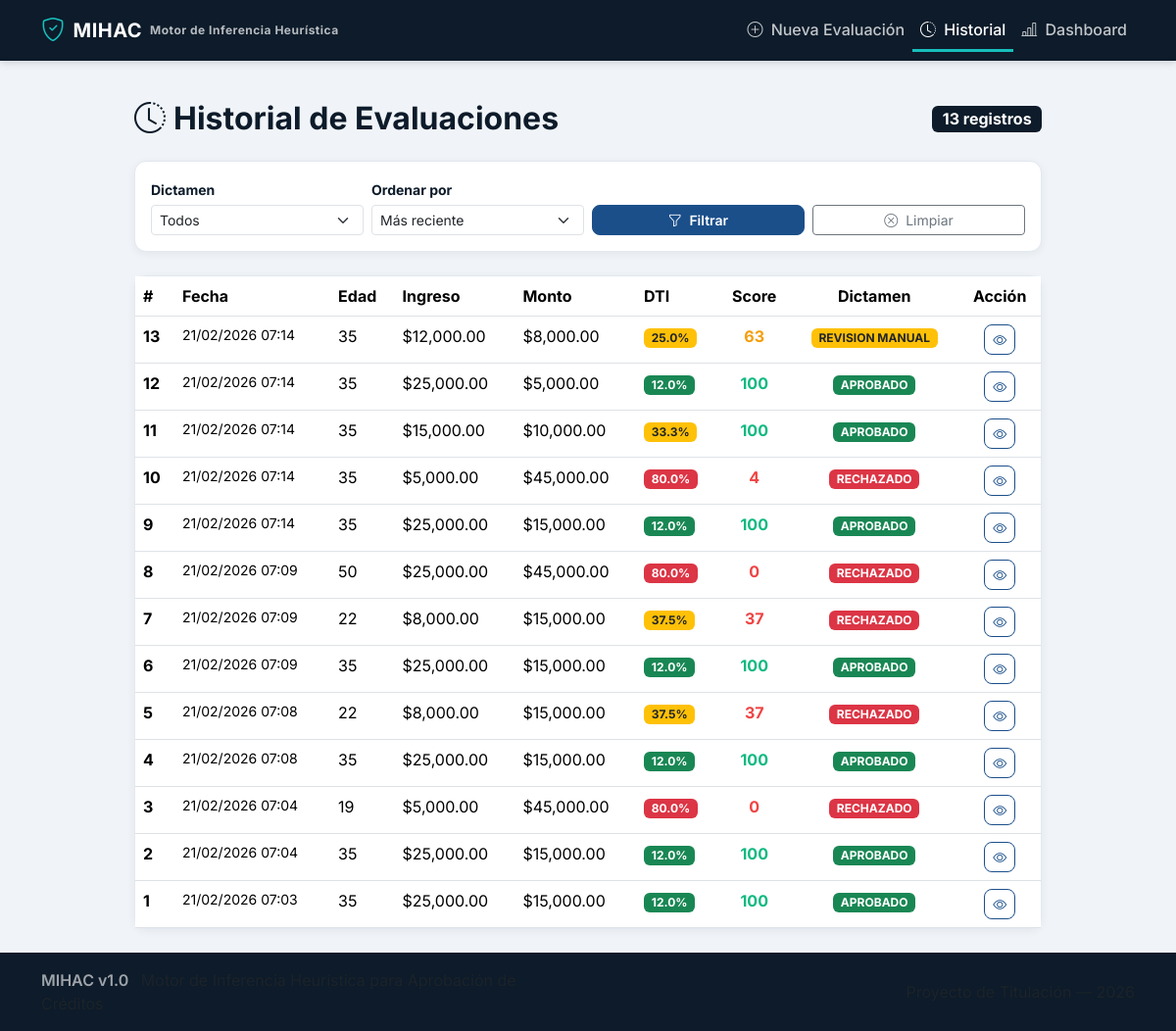
Page /historial on the earlier database version.
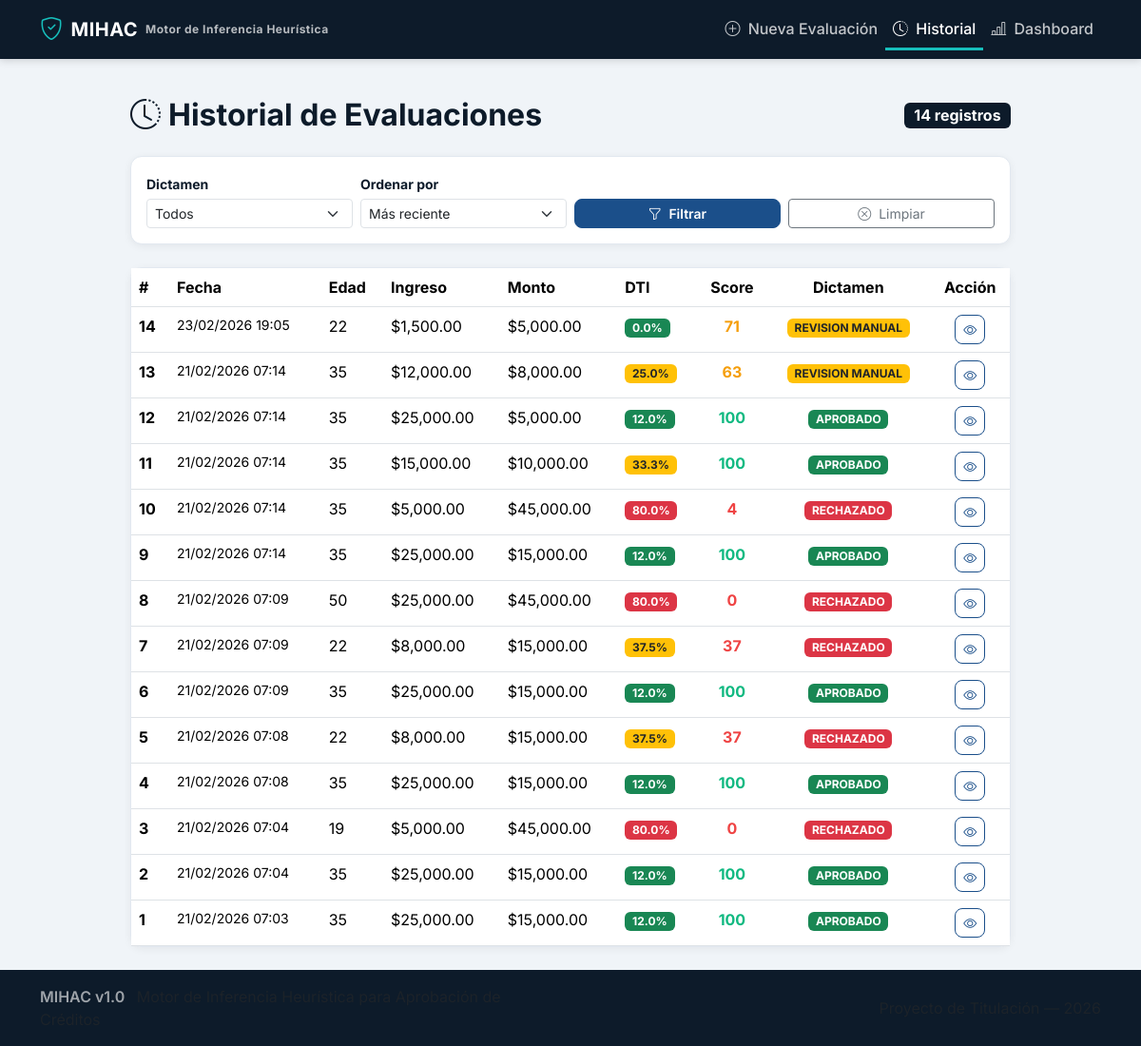
Same page on the later database version.
### app/models.py (models this page shows, shortened)
class Evaluacion(db.Model):
    __tablename__ = "evaluaciones"
    id = db.Column(db.Integer, primary_key=True)
    timestamp = db.Column(
        db.DateTime, default=datetime.utcnow, nullable=False
    )
    edad = db.Column(db.Integer, nullable=False)
    ingreso_mensual = db.Column(db.Float, nullable=False)
    total_deuda_actual = db.Column(db.Float, nullable=False)
    historial_crediticio = db.Column(
        db.Integer, nullable=False
    )  # 0=Malo, 1=Neutro, 2=Bueno
    antiguedad_laboral = db.Column(db.Integer, nullable=False)
    numero_dependientes = db.Column(db.Integer, nullable=False)
    tipo_vivienda = db.Column(db.String(20), nullable=False)
    proposito_credito = db.Column(db.String(20), nullable=False)
    monto_credito = db.Column(db.Float, nullable=False)
    score_final = db.Column(db.Integer, nullable=False)
    dti_ratio = db.Column(db.Float, nullable=False)
    dti_clasificacion = db.Column(db.String(20), nullable=False)
    dictamen = db.Column(
        db.String(20), nullable=False
    )  # APROBADO, RECHAZADO, REVISION_MANUAL
    umbral_aplicado = db.Column(db.Integer, nullable=False)
    reglas_activadas = db.Column(
        db.Text, nullable=False, default="[]"
    )  # JSON string
    sub_scores = db.Column(
        db.Text, nullable=False, default="{}"
    )  # JSON string
    reporte_explicacion = db.Column(db.Text, nullable=False)
    analista_usuario = db.Column(
        db.String(50), nullable=True
    )
    notas_adicionales = db.Column(db.Text, nullable=True)

### app/routes.py (the view)
@main.route("/historial")
def historial():
    filtro_dictamen = request.args.get("dictamen", "").strip()
    filtro_orden = request.args.get("orden", "reciente").strip()
    pagina = request.args.get("page", 1, type=int)
    query = Evaluacion.query
    if filtro_dictamen in ("APROBADO", "RECHAZADO", "REVISION_MANUAL"):
        query = query.filter(Evaluacion.dictamen == filtro_dictamen)
    orden_map = {
        "reciente": Evaluacion.timestamp.desc(),
        "antiguo": Evaluacion.timestamp.asc(),
        "score_alto": Evaluacion.score_final.desc(),
        "score_bajo": Evaluacion.score_final.asc(),
    }
    orden = orden_map.get(filtro_orden, Evaluacion.timestamp.desc())
    query = query.order_by(orden)
    total = query.count()
    paginas = max(1, (total + PER_PAGE - 1) // PER_PAGE)
    pagina = max(1, min(pagina, paginas))
    evaluaciones = query.offset((pagina - 1) * PER_PAGE).limit(PER_PAGE).all()
    return render_template(
        "historial.html",
        evaluaciones=evaluaciones,
        total=total,
        pagina=pagina,
        paginas=paginas,
        filtro_dictamen=filtro_dictamen,
        filtro_orden=filtro_orden,
    )

### app/utils.py (called while the page is built)
def formato_moneda(valor: float) -> str:
    return f"${valor:,.2f}"

def color_dictamen(dictamen: str) -> str:
    colores = {
        "APROBADO": "#10B981",
        "RECHAZADO": "#EF4444",
        "REVISION_MANUAL": "#F59E0B",
    }
    return colores.get(dictamen, "#64748B")

def clase_badge_dictamen(dictamen: str) -> str:
    clases = {
        "APROBADO": "bg-success",
        "RECHAZADO": "bg-danger",
        "REVISION_MANUAL": "bg-warning text-dark",
    }
    return clases.get(dictamen, "bg-secondary")

### app/templates/historial.html (shortened to what this page needs)
{% extends "base.html" %}
{% block content %}
<div class="row justify-content-center">
    <div class="col-lg-11 col-xl-10">
        <div class="d-flex justify-content-between align-items-center mb-4 flex-wrap gap-2">
            <h2 class="text-mihac-navy fw-bold mb-0">
                <i class="bi bi-clock-history me-2"></i>Historial de Evaluaciones
            </h2>
            <span class="badge bg-mihac-navy fs-6">{{ total }} registro{{ "s" if total != 1 else "" }}</span>
        </div>
        <div class="card mb-4">
            <div class="card-body py-3">
                <form method="GET" action="{{ url_for('main.historial') }}" class="row g-2 align-items-end">
                    <div class="col-md-3">
                        <label class="form-label small fw-bold">Dictamen</label>
                        <select name="dictamen" class="form-select form-select-sm">
                            <option value="">Todos</option>
                        </select>
                    </div>
                    <div class="col-md-3">
                        <label class="form-label small fw-bold">Ordenar por</label>
                        <select name="orden" class="form-select form-select-sm">
                            <option value="reciente" {{ "selected" if filtro_orden == "reciente" }}>Más reciente</option>
                        </select>
                    </div>
                    <div class="col-md-3">
                        <button type="submit" class="btn btn-primary btn-sm w-100">
                            <i class="bi bi-funnel me-1"></i> Filtrar
                        </button>
                    </div>
                    <div class="col-md-3">
                        <a href="{{ url_for('main.historial') }}" class="btn btn-outline-secondary btn-sm w-100">
                            <i class="bi bi-x-circle me-1"></i> Limpiar
                        </a>
                    </div>
                </form>
            </div>
        </div>
        {% if evaluaciones %}
        <div class="card">
            <div class="table-responsive">
                <table class="table table-mihac table-hover mb-0">
                    <thead>
                        <tr>
                            <th>#</th>
                            <th>Fecha</th>
                            <th>Edad</th>
                            <th>Ingreso</th>
                            <th>Monto</th>
                            <th>DTI</th>
                            <th class="text-center">Score</th>
                            <th class="text-center">Dictamen</th>
                            <th class="text-center">Acción</th>
                        </tr>
                    </thead>
                    <tbody>
                        {% for ev in evaluaciones %}
                        <tr>
                            <td class="fw-bold">{{ ev.id }}</td>
                            <td class="small">{{ ev.timestamp.strftime('%d/%m/%Y %H:%M') }}</td>
                            <td>{{ ev.edad }}</td>
                            <td>{{ ev.ingreso_mensual | moneda }}</td>
                            <td>{{ ev.monto_credito | moneda }}</td>
                            <td>
                                <span class="badge {{ 'bg-success' if ev.dti_ratio < 0.25 else ('bg-warning text-dark' if ev.dti_ratio < 0.40 else 'bg-danger') }}">
                                    {{ "%.1f"|format(ev.dti_ratio * 100) }}%
                                </span>
                            </td>
                            <td class="text-center">
                                <span class="fw-bold" style="color: {{ ev.dictamen | color_dictamen }};">
                                    {{ ev.score_final }}
                                </span>
                            </td>
                            <td class="text-center">
                                <span class="badge {{ ev.dictamen | clase_badge }}">
                                    {{ ev.dictamen | replace("_", " ") }}
                                </span>
                            </td>
                            <td class="text-center">
                                <a href="{{ url_for('main.resultado', eval_id=ev.id) }}"
                                   class="btn btn-sm btn-outline-primary"
                                   title="Ver detalle">
                                    <i class="bi bi-eye"></i>
                                </a>
                            </td>
                        </tr>
                        {% endfor %}
                    </tbody>
                </table>
            </div>
        </div>
        {% endif %}
    </div>
</div>
{% endblock %}

### app/templates/base.html (shortened to what this page needs)
<!DOCTYPE html>
<html lang="es">
<head>
    <link href="https://cdn.jsdelivr.net/npm/bootstrap@5.3.3/dist/css/bootstrap.min.css" rel="stylesheet">
    <link href="https://cdn.jsdelivr.net/npm/bootstrap-icons@1.11.3/font/bootstrap-icons.min.css" rel="stylesheet">
    <link rel="stylesheet" href="{{ url_for('static', filename='css/style.css') }}">
</head>
<body>
    <nav class="navbar navbar-expand-lg navbar-mihac">
        <div class="container">
            <a class="navbar-brand d-flex align-items-center" href="{{ url_for('main.index') }}">
                <i class="bi bi-shield-check me-2" style="font-size: 1.5rem; color: #17BEBB;"></i>
                <span class="fw-bold">MIHAC</span>
                <span class="ms-2 d-none d-md-inline" style="font-size: 0.75rem; opacity: 0.7;">
                    Motor de Inferencia Heurística
                </span>
            </a>
            <div class="collapse navbar-collapse" id="navbarMain">
                <ul class="navbar-nav ms-auto">
                    <li class="nav-item">
                        <a class="nav-link {% if request.endpoint == 'main.index' %}active{% endif %}"
                           href="{{ url_for('main.index') }}">
                            <i class="bi bi-plus-circle me-1"></i> Nueva Evaluación
                        </a>
                    </li>
                    <li class="nav-item">
                        <a class="nav-link {% if request.endpoint == 'main.historial' %}active{% endif %}"
                           href="{{ url_for('main.historial') }}">
                            <i class="bi bi-clock-history me-1"></i> Historial
                        </a>
                    </li>
                    <li class="nav-item">
                        <a class="nav-link {% if request.endpoint == 'main.dashboard' %}active{% endif %}"
                           href="{{ url_for('main.dashboard') }}">
                            <i class="bi bi-bar-chart-line me-1"></i> Dashboard
                        </a>
                    </li>
                </ul>
            </div>
        </div>
    </nav>
    <main class="container py-4">
        {% block content %}{% endblock %}
    </main>
    <footer class="footer-mihac mt-auto">
        <div class="container">
            <div class="row align-items-center">
                <div class="col-md-6">
                    <span class="fw-semibold">MIHAC v1.0</span>
                    <span class="text-muted ms-2">Motor de Inferencia Heurística para Aprobación de Créditos</span>
                </div>
                <div class="col-md-6 text-md-end">
                    <span class="text-muted">Proyecto de Titulación — 2026</span>
                </div>
            </div>
        </div>
    </footer>
</body>
</html>

### app/static/css/style.css (style rules this page uses)
:root { --mihac-navy: #0D1B2A; --mihac-azul: #1B4F8A; --mihac-teal: #0E7C7B; --mihac-teal-claro: #17BEBB; --mihac-off-white: #F0F4F8; --mihac-gris-claro: #E2E8F0; --mihac-gris-medio: #64748B; --mihac-rojo: #EF4444; --mihac-ambar: #F59E0B; --mihac-verde: #10B981; }
body { font-family: 'Inter', sans-serif; background-color: var(--mihac-off-white); color: #1e293b; min-height: 100vh; display: flex; flex-direction: column; }
main.container { flex: 1 0 auto; }
.navbar-mihac { background-color: var(--mihac-navy) !important; box-shadow: 0 2px 8px rgba(0, 0, 0, 0.15); }
.navbar-mihac .navbar-brand { font-weight: 700; letter-spacing: 0.5px; color: #ffffff !important; }
.navbar-mihac .nav-link { color: rgba(255, 255, 255, 0.75) !important; font-weight: 500; padding-bottom: 0.5rem; border-bottom: 3px solid transparent; transition: color 0.2s ease, border-color 0.2s ease; }
.navbar-mihac .nav-link.active { color: #ffffff !important; border-bottom-color: var(--mihac-teal-claro); }
.card { border: 1px solid var(--mihac-gris-claro); border-radius: 12px; box-shadow: 0 2px 8px rgba(0, 0, 0, 0.06); transition: box-shadow 0.2s ease; }
.btn-primary { background-color: var(--mihac-azul) !important; border-color: var(--mihac-azul) !important; font-weight: 600; border-radius: 8px; transition: background-color 0.2s ease, border-color 0.2s ease; }
.btn-outline-primary { color: var(--mihac-azul) !important; border-color: var(--mihac-azul) !important; font-weight: 600; border-radius: 8px; }
.form-label { font-weight: 500; color: var(--mihac-navy); margin-bottom: 0.3rem; }
.footer-mihac { background-color: var(--mihac-navy); color: rgba(255, 255, 255, 0.6); padding: 1rem 0; flex-shrink: 0; }
.table-mihac thead { background-color: var(--mihac-navy); color: #ffffff; }
.text-mihac-navy { color: var(--mihac-navy); }
.bg-mihac-navy { background-color: var(--mihac-navy); }

Differences in the rows shown:
added Evaluacion: id "14", timestamp "23/02/2026 19:05", edad "22", ingreso_mensual|moneda "$1,500.00", monto_credito|moneda "$5,000.00", ev.dti_ratio*100 "0.0", score_final "71", dictamen "REVISION MANUAL"
Other differences:
{{ total }}: "13" → "14"
